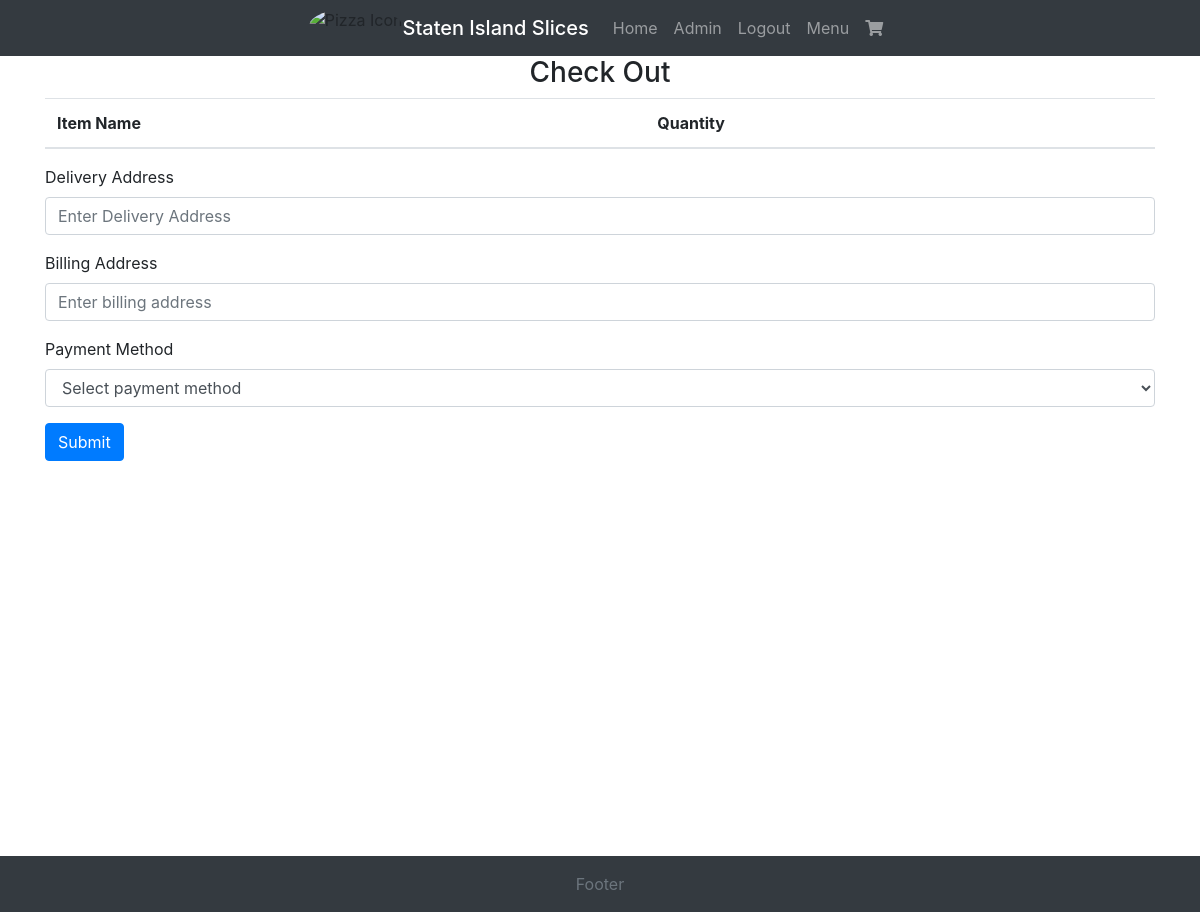
Page /checkout (signed in) on the earlier database version.
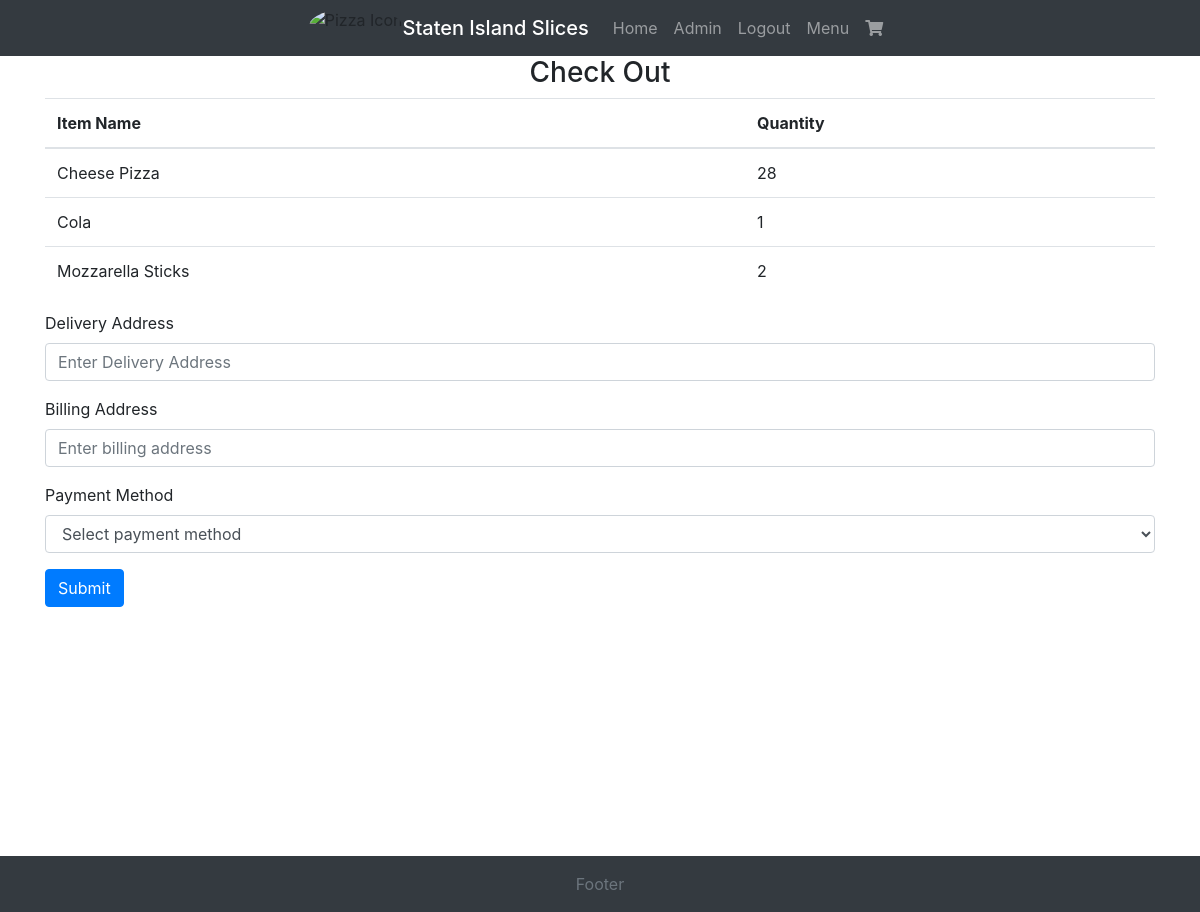
Same page on the later database version.
### Website/models.py (models this page shows, shortened)
class Item(db.Model):
    id = db.Column(db.Integer, primary_key=True)
    name = db.Column(db.String(255))
    price = db.Column(db.Float)
    calories = db.Column(db.Integer)

### Website/views.py (the view)
@views.route("/checkout")
def checkout():
    cart_items = Cart.query.filter_by(user_id=current_user.id).all()
    cart = []
    for cart_item in cart_items:
        item = Item.query.get(cart_item.cartItem_id) #cart_item.cartItem_id simply refers to the id of the items in current user's cart
        if item:
            cart.append({"item_name": item.name, "quantity": cart_item.quantity})
    return render_template("checkout.html", cart=cart, user=current_user)

### Website/__init__.py (called while the page is built)
def create_app():
    app = Flask(__name__)
    app.config["SECRET_KEY"] = "hjshjhdjah kjshkjdhjs"
    app.config["SQLALCHEMY_DATABASE_URI"] = f"sqlite:///{DB_NAME}"
    db.init_app(app)
    from .views import views
    from .auth import auth
    app.register_blueprint(views, url_prefix="/")
    app.register_blueprint(auth, url_prefix="/")
    from .models import Invoice, Item, Cart, User
    with app.app_context():
        db.create_all()
    login_manager = LoginManager()
    login_manager.login_view = "auth.login"
    login_manager.init_app(app)
    @login_manager.user_loader
    def load_user(id):
        return User.query.get(int(id))
    return app

### Website/templates/checkout.html (shortened to what this page needs)
{% extends "base.html" %} {% block title %}Checkout{% endblock %} {% block
content %}
<form method="POST">
  <h3 align="center">Check Out</h3>
  <table class="table">
    <thead>
      <tr>
        <th>Item Name</th>
        <th>Quantity</th>
      </tr>
    </thead>
    <tbody>
      {% for cart_item in cart %}
      <tr>
        <td>{{ cart_item["item_name"] }}</td>
        <td>{{ cart_item["quantity"] }}</td>
      </tr>
      {% endfor %}
    </tbody>
  </table>
  <div class="form-group">
    <label for="shipping-address">Delivery Address</label>
    <input
      type="text"
      class="form-control"
      id="shipping-address"
      name="shipping-address"
      placeholder="Enter Delivery Address"
      required
    />
  </div>
  <div class="form-group">
    <label for="billing-address">Billing Address</label>
    <input
      type="text"
      class="form-control"
      id="billing-address"
      name="billing-address"
      placeholder="Enter billing address"
      required
    />
  </div>
  <div class="form-group">
    <label for="payment-method">Payment Method</label>
    <select
      class="form-control"
      id="payment-method"
      name="payment-method"
      required
    >
      <option value="">Select payment method</option>
    </select>
  </div>
  <button type="submit" class="btn btn-primary">Submit</button>
</form>
{% endblock %}

Differences in the rows shown:
added Item: item_name "Cheese Pizza", quantity "28"
added Item: item_name "Cola", quantity "1"
added Item: item_name "Mozzarella Sticks", quantity "2"
